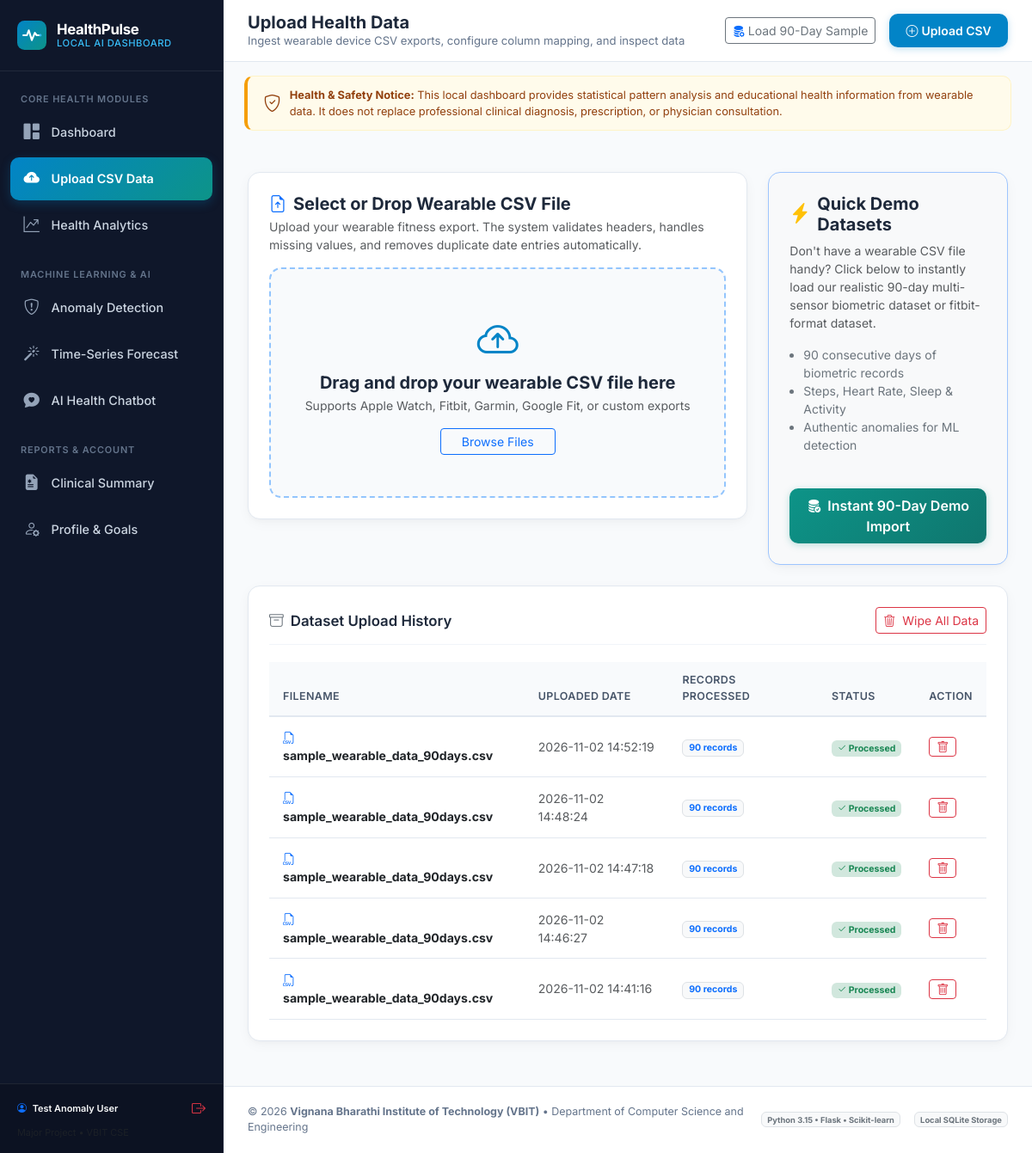
Page /upload (signed in) on the committed database.
### tables this page shows
CREATE TABLE users (
        id INTEGER PRIMARY KEY AUTOINCREMENT,
        username TEXT UNIQUE NOT NULL,
        email TEXT UNIQUE NOT NULL,
        password_hash TEXT NOT NULL,
        full_name TEXT NOT NULL,
        age INTEGER DEFAULT 24,
        gender TEXT DEFAULT 'Other',
        weight_kg REAL DEFAULT 70.0,
        height_cm REAL DEFAULT 172.0,
        daily_step_goal INTEGER DEFAULT 10000,
        sleep_goal_hours REAL DEFAULT 8.0,
        active_min_goal INTEGER DEFAULT 45,
        created_at TIMESTAMP DEFAULT CURRENT_TIMESTAMP
    );

CREATE TABLE uploaded_files (
        id INTEGER PRIMARY KEY AUTOINCREMENT,
        user_id INTEGER NOT NULL,
        filename TEXT NOT NULL,
        original_name TEXT NOT NULL,
        file_path TEXT NOT NULL,
        row_count INTEGER DEFAULT 0,
        upload_time TIMESTAMP DEFAULT CURRENT_TIMESTAMP,
        status TEXT DEFAULT 'processed',
        FOREIGN KEY (user_id) REFERENCES users (id) ON DELETE CASCADE
    );

### app.py (the view)
@app.route('/upload')
@login_required
def upload_view():
    user_id = session['user_id']
    conn = get_db_connection()
    files = conn.execute(
        "SELECT * FROM uploaded_files WHERE user_id = ? ORDER BY upload_time DESC",
        (user_id,)
    ).fetchall()
    conn.close()
    return render_template('upload.html', active_page='upload', files=files, standard_columns=STANDARD_COLUMNS)

### app.py (called while the page is built)
@app.context_processor
def inject_global_vars():
    user = None
    if 'user_id' in session:
        user = get_user_by_id(session['user_id'])
    return {
        'app_name': Config.APP_NAME,
        'app_version': Config.APP_VERSION,
        'institute_name': Config.INSTITUTE_NAME,
        'current_user': user
    }

### database.py (called while the page is built)
def get_db_connection():
    conn = sqlite3.connect(str(Config.DATABASE_PATH), timeout=30.0)
    conn.row_factory = sqlite3.Row
    conn.execute("PRAGMA foreign_keys = ON")
    conn.execute("PRAGMA journal_mode = WAL")
    return conn

def get_user_by_id(user_id):
    conn = get_db_connection()
    user = conn.execute("SELECT * FROM users WHERE id = ?", (user_id,)).fetchone()
    conn.close()
    return user

### modules/auth.py (called while the page is built)
def login_required(f):
    @wraps(f)
    def decorated_function(*args, **kwargs):
        if 'user_id' not in session:
            flash("Please sign in to access your health dashboard.", "warning")
            return redirect(url_for('auth.login', next=request.url))
        return f(*args, **kwargs)
    return decorated_function

### templates/upload.html (shortened to what this page needs)
{% extends "base.html" %}
{% block page_title %}Upload Health Data{% endblock %}
{% block page_subtitle %}Ingest wearable device CSV exports, configure column mapping, and inspect data{% endblock %}
{% block content %}
<div class="row g-4 mb-4">
    <div class="col-lg-8">
        <div class="health-card">
            <h5 class="fw-bold mb-1"><i class="bi bi-file-earmark-arrow-up text-primary me-2"></i>Select or Drop Wearable CSV File</h5>
            <p class="text-muted small mb-3">Upload your wearable fitness export. The system validates headers, handles missing values, and removes duplicate date entries automatically.</p>
            <div class="upload-dropzone" id="uploadDropzone">
                <i class="bi bi-cloud-arrow-up upload-icon"></i>
                <h5 class="fw-bold mb-1">Drag and drop your wearable CSV file here</h5>
                <p class="text-muted small mb-3">Supports Apple Watch, Fitbit, Garmin, Google Fit, or custom exports</p>
                <button type="button" class="btn btn-outline-primary btn-sm px-4">Browse Files</button>
            </div>
        </div>
    </div>
    <div class="col-lg-4">
        <div class="health-card bg-light border-primary-subtle h-100 d-flex flex-column justify-content-between">
            <div>
                <div class="d-flex align-items-center gap-2 mb-2">
                    <i class="bi bi-lightning-charge-fill text-warning fs-4"></i>
                    <h5 class="fw-bold mb-0">Quick Demo Datasets</h5>
                </div>
                <p class="text-muted small">
                    Don't have a wearable CSV file handy? Click below to instantly load our realistic 90-day multi-sensor biometric dataset or fitbit-format dataset.
                </p>
                <ul class="small text-secondary ps-3 mb-3">
                    <li>90 consecutive days of biometric records</li>
                    <li>Steps, Heart Rate, Sleep & Activity</li>
                    <li>Authentic anomalies for ML detection</li>
                </ul>
            </div>
            <div>
                <button class="btn btn-teal-custom w-100 py-2 btn-load-sample-data">
                    <i class="bi bi-database-fill-check me-1"></i> Instant 90-Day Demo Import
                </button>
            </div>
        </div>
    </div>
</div>
<div class="health-card">
    <div class="card-header-flex">
        <h5 class="card-title"><i class="bi bi-archive text-secondary"></i> Dataset Upload History</h5>
        {% if files %}
        <form method="POST" action="{{ url_for('auth.clear_data') }}" onsubmit="return confirm('Are you sure you want to delete all uploaded health data?');">
            <button type="submit" class="btn btn-sm btn-outline-danger">
                <i class="bi bi-trash3 me-1"></i> Wipe All Data
            </button>
        </form>
        {% endif %}
    </div>
    {% if files %}
    <div class="table-responsive">
        <table class="table health-table mb-0">
            <thead>
                <tr>
                    <th>Filename</th>
                    <th>Uploaded Date</th>
                    <th>Records Processed</th>
                    <th>Status</th>
                    <th>Action</th>
                </tr>
            </thead>
            <tbody>
                {% for f in files %}
                <tr>
                    <td><strong class="text-dark"><i class="bi bi-filetype-csv text-primary me-1"></i> {{ f.original_name }}</strong></td>
                    <td class="text-muted">{{ f.upload_time }}</td>
                    <td><span class="badge bg-light text-primary border">{{ f.row_count }} records</span></td>
                    <td><span class="badge bg-success-subtle text-success"><i class="bi bi-check2"></i> Processed</span></td>
                    <td>
                        <form method="POST" action="{{ url_for('api_delete_file', file_id=f.id) }}" onsubmit="return confirm('Remove this dataset and its records?');" class="d-inline">
                            <button type="submit" class="btn btn-sm btn-outline-danger py-0 px-2" title="Delete dataset">
                                <i class="bi bi-trash"></i>
                            </button>
                        </form>
                    </td>
                </tr>
                {% endfor %}
            </tbody>
        </table>
    </div>
    {% else %}
    <div class="text-center py-4 text-muted">
        <i class="bi bi-inbox fs-2 d-block mb-1"></i>
        <span>No uploaded datasets found yet.</span>
    </div>
    {% endif %}
</div>
{% endblock %}

### templates/base.html (shortened to what this page needs)
<!DOCTYPE html>
<html lang="en">
<head>
    <link href="https://cdn.jsdelivr.net/npm/bootstrap@5.3.3/dist/css/bootstrap.min.css" rel="stylesheet">
    <link rel="stylesheet" href="https://cdn.jsdelivr.net/npm/bootstrap-icons@1.11.3/font/bootstrap-icons.min.css">
    <link rel="stylesheet" href="{{ url_for('static', filename='css/style.css') }}">
    <link rel="stylesheet" href="{{ url_for('static', filename='css/chatbot.css') }}">
</head>
<body>
    <div class="app-container">
        <aside class="app-sidebar" id="appSidebar">
            <div class="sidebar-brand">
                <img src="{{ url_for('static', filename='img/logo.svg') }}" alt="Health Pulse Logo">
                <div class="sidebar-brand-text">
                    HealthPulse <small>Local AI Dashboard</small>
                </div>
            </div>
            <div class="sidebar-nav">
                <div class="nav-section-title">Core Health Modules</div>
                <a href="{{ url_for('dashboard_view') }}" class="nav-link {% if active_page == 'dashboard' %}active{% endif %}">
                    <i class="bi bi-grid-1x2-fill"></i>
                    <span>Dashboard</span>
                </a>
                <a href="{{ url_for('upload_view') }}" class="nav-link {% if active_page == 'upload' %}active{% endif %}">
                    <i class="bi bi-cloud-arrow-up-fill"></i>
                    <span>Upload CSV Data</span>
                </a>
                <a href="{{ url_for('analytics_view') }}" class="nav-link {% if active_page == 'analytics' %}active{% endif %}">
                    <i class="bi bi-graph-up-arrow"></i>
                    <span>Health Analytics</span>
                </a>
                <div class="nav-section-title mt-3">Machine Learning & AI</div>
                <a href="{{ url_for('anomalies_view') }}" class="nav-link {% if active_page == 'anomalies' %}active{% endif %}">
                    <i class="bi bi-shield-exclamation"></i>
                    <span>Anomaly Detection</span>
                </a>
                <a href="{{ url_for('forecasting_view') }}" class="nav-link {% if active_page == 'forecasting' %}active{% endif %}">
                    <i class="bi bi-magic"></i>
                    <span>Time-Series Forecast</span>
                </a>
                <a href="{{ url_for('chatbot_view') }}" class="nav-link {% if active_page == 'chatbot' %}active{% endif %}">
                    <i class="bi bi-chat-heart-fill"></i>
                    <span>AI Health Chatbot</span>
                </a>
                <div class="nav-section-title mt-3">Reports & Account</div>
                <a href="{{ url_for('report_view') }}" class="nav-link {% if active_page == 'report' %}active{% endif %}">
                    <i class="bi bi-file-earmark-medical-fill"></i>
                    <span>Clinical Summary</span>
                </a>
                <a href="{{ url_for('auth.profile') }}" class="nav-link {% if active_page == 'profile' %}active{% endif %}">
                    <i class="bi bi-person-gear"></i>
                    <span>Profile & Goals</span>
                </a>
            </div>
            <div class="sidebar-footer">
                <div class="d-flex align-items-center justify-content-between mb-2">
                    <span class="fw-semibold text-light small"><i class="bi bi-person-circle me-1 text-primary"></i> {{ current_user.full_name if current_user else 'User' }}</span>
                    <a href="{{ url_for('auth.logout') }}" class="text-danger small text-decoration-none" title="Sign Out">
                        <i class="bi bi-box-arrow-right fs-6"></i>
                    </a>
                </div>
                <div class="text-muted" style="font-size: 0.68rem;">
                </div>
            </div>
        </aside>
        <main class="app-main">
            <header class="app-header">
                <div class="d-flex align-items-center gap-3">
                    <div class="header-title-wrap">
                        <h1>{% block page_title %}Dashboard{% endblock %}</h1>
                        <p>{% block page_subtitle %}Personal Wearable Health Intelligence System{% endblock %}</p>
                    </div>
                </div>
                <div class="header-actions">
                    <button class="btn btn-outline-secondary btn-sm d-none d-md-inline-flex align-items-center gap-1 btn-load-sample-data" title="Load realistic 90-day wearable dataset">
                        <i class="bi bi-database-fill-gear text-primary"></i> Load 90-Day Sample
                    </button>
                    <a href="{{ url_for('upload_view') }}" class="btn btn-primary-custom btn-sm d-inline-flex align-items-center gap-1">
                        <i class="bi bi-plus-circle"></i> Upload CSV
                    </a>
                </div>
            </header>
            <div class="px-4 pt-3 pb-0">
                <div class="medical-disclaimer-bar">
                    <i class="bi bi-shield-check fs-5"></i>
                    <div>
                        <strong>Health & Safety Notice:</strong> This local dashboard provides statistical pattern analysis and educational health information from wearable data. It does not replace professional clinical diagnosis, prescription, or physician consultation.
                    </div>
                </div>
            </div>
            <div class="content-wrapper">
                {% block content %}{% endblock %}
            </div>
            <footer class="app-page-footer">
                <div>
                    &copy; 2026 <strong>{{ institute_name }}</strong> &bull; Department of Computer Science and Engineering
                </div>
                <div class="d-flex gap-3">
                    <span class="badge bg-light text-secondary border">Python 3.15 &bull; Flask &bull; Scikit-learn</span>
                    <span class="badge bg-light text-secondary border">Local SQLite Storage</span>
                </div>
            </footer>
        </main>
    </div>
</body>
</html>

### rows in the picture
users: full_name "Test Anomaly User"
uploaded_files: original_name "sample_wearable_data_90days.csv", upload_time "2026-11-02 14:52:19", row_count "90"
uploaded_files: original_name "sample_wearable_data_90days.csv", upload_time "2026-11-02 14:48:24", row_count "90"
uploaded_files: original_name "sample_wearable_data_90days.csv", upload_time "2026-11-02 14:47:18", row_count "90"
uploaded_files: original_name "sample_wearable_data_90days.csv", upload_time "2026-11-02 14:46:27", row_count "90"
uploaded_files: original_name "sample_wearable_data_90days.csv", upload_time "2026-11-02 14:41:16", row_count "90"

### other values in the picture
{{ institute_name }} "Vignana Bharathi Institute of Technology (VBIT)"
